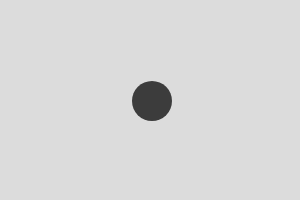
Frame 1 (no input)
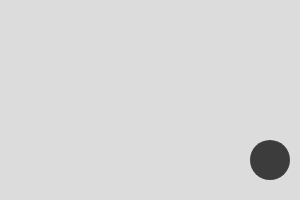
Frame 60 (no input)
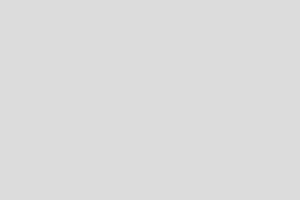
Frame 120 (the mouse pressed at the canvas centre since frame 60)

The p5.js sketch that drew these frames (run headless with seeded random() and noise() and a simulated clock; from frame 60 on, the mouse is pressed at the canvas centre):

// p5.js sketch
// ── sketch.js
let x;
let y;
let vx = 2;
let yx = 1;
// Voeg hier een snelheid voor de y-richting toe.

function setup() {
  createCanvas(300, 200);
  noStroke();
  fill(60);
  x = width / 2;
  y = height / 2;
}

function draw() {
  background(220);

  x = x + vx;
  y = y + yx;

  circle(x, y, 40);
}
